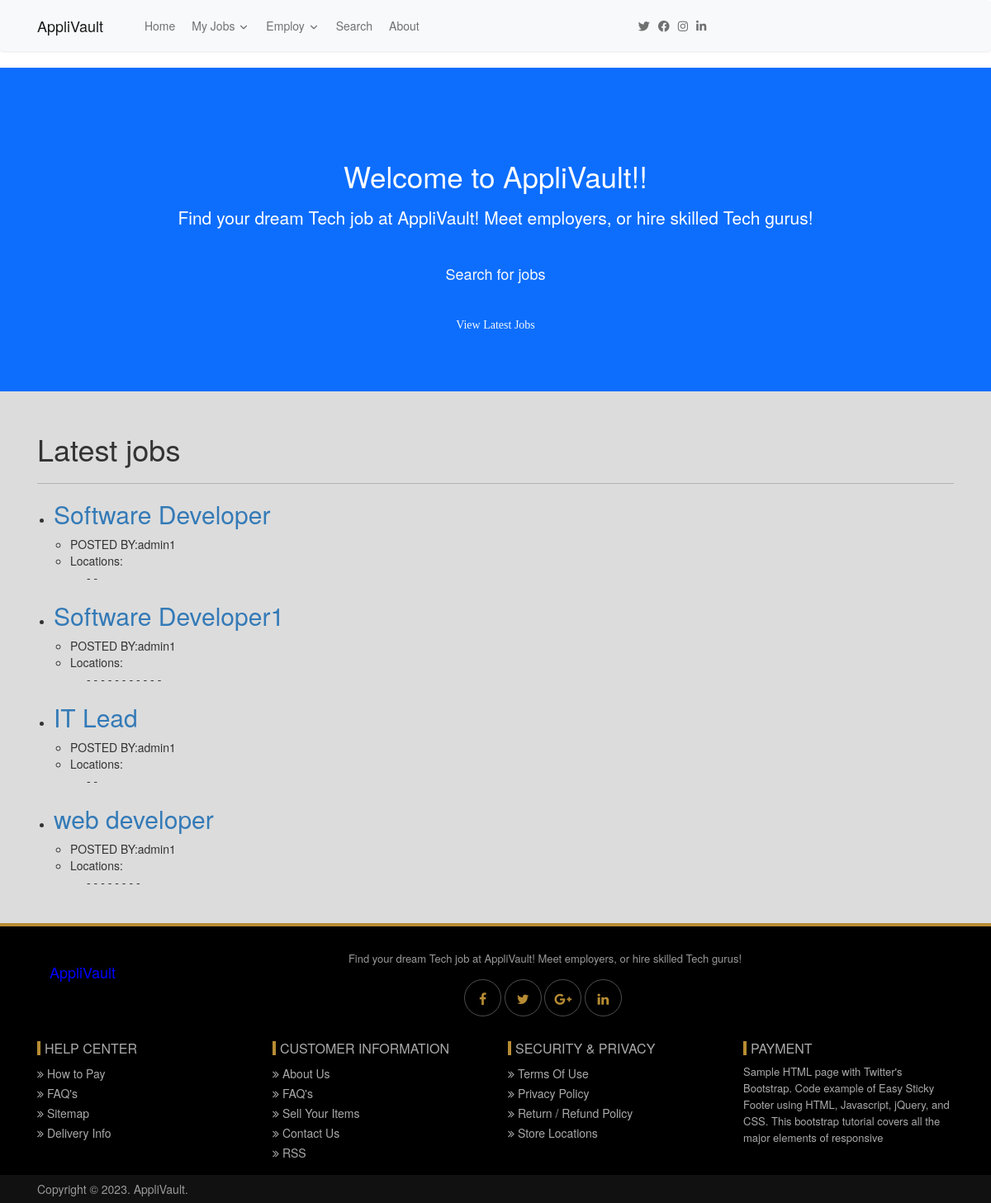
The app's page /, older data.
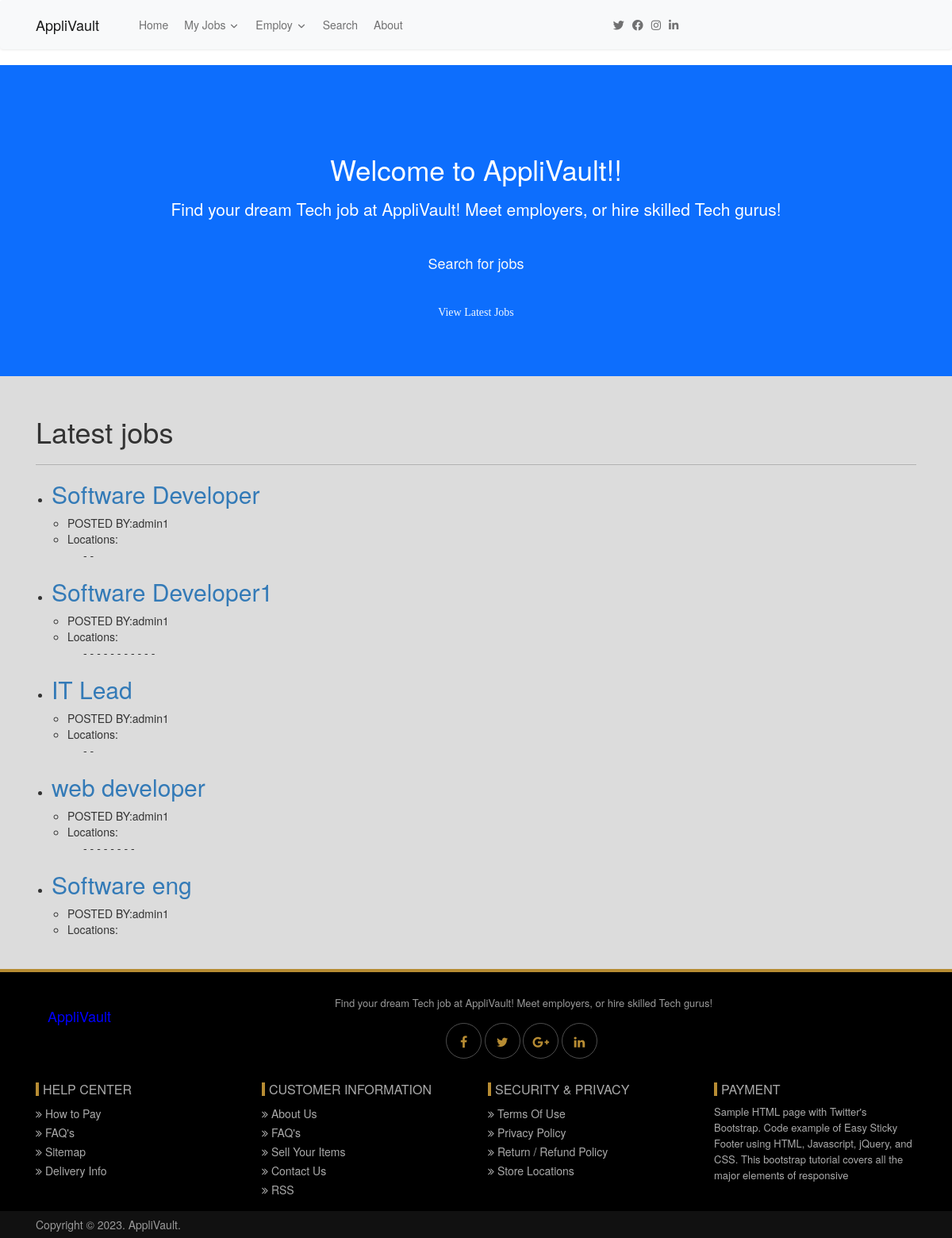
The same page, newer data.
### job/models.py (models this page shows, shortened)
class Job(models.Model):
    job_name = models.CharField(max_length=125)
    job_poster = models.ForeignKey(User, on_delete=models.CASCADE, null=True)
    company_name = models.CharField(max_length=100, blank=True, null=True)
    company_website_link = models.CharField(max_length=500, blank=True, null=True)
    job_location = CountryField(blank_label="(Select Countries)",multiple=True, blank=True)
    job_alternative_location = models.CharField(max_length=250, blank=True, null=True)
    EXPERIENCE_LEVEL_CHOICES = (
        ('Internship', 'Internship'),
        ('Entry Level', 'Entry Level'),
        ('Associate', 'Associate'),
        ('Mid-Senior Level', 'Mid-Senior Level'),
        ('Senior Level', 'Senior Level'),
        ('Director', 'Director'),
        ('Executive', 'Executive')
    )
    experience_level = MultiSelectField(max_length=125, choices=EXPERIENCE_LEVEL_CHOICES, blank=True)
    JOB_TYPE_CHOICES = (
        ('Remote', 'Remote'),
        ('On-site', 'On-site'),
        ('Hybrid', 'Hybrid')
    )
    job_type = MultiSelectField(max_length=125, choices=JOB_TYPE_CHOICES, blank=True)
    job_details = CKEditor5Field(null=True, blank=True)
    job_salary = models.CharField(max_length=100, blank=True, null=True)
    job_application_link = models.CharField(max_length=125, blank=True, null=True)

### core/views.py (the view)
# urls.py: path('', views.index, name='index'),
def index(request):
    jobs = Job.objects.all()
    return render(request, "core/index.html", {
        'jobs': jobs,
    })

### core/templates/core/index.html (shortened to what this page needs)
{% extends 'core/base.html' %}
{% block content %}
<div  style="background-color: gainsboro;">
   <div class="py-5 text-center text-white bg-primary">
      <div class="container py-5">
         <div class="row py-5">
               <div class="mx-auto col-lg-10">
                  <h1 class="display-4 mb-4 ">Welcome to AppliVault!!</h1>
                  <p class="lead mb-5">Find your dream Tech job at AppliVault! Meet employers, or hire skilled Tech gurus!</p> <a href="{% url 'search' %}" class="btn btn-lg btn-outline-light mx-1">Search for jobs</a>
               </div>
         </div>
         <p style="font-family: cursive;"><a href="#latest_jobs" style="text-decoration: none; color: aliceblue;">View Latest Jobs</a></p>
      </div>
   </div>
   <div class="container py-5">
      <h1 id="latest_jobs">Latest jobs</h1>
      <hr>
      {% for job in jobs %}
         <ul>
            <li>
               <a href="{% url 'job_details' job.id %}" target="_blank"><h2>{{ job.job_name }}</h2></a>
               <ul>
                  <li>POSTED BY:{{ job.job_poster }}</li>
                  <li>Locations:</li>
                     <ul>
                        {% for location in job.job_location %}
                           -{{ location.name }}
                        {% endfor %}
                     </ul>
               </ul>
            </li>
         </ul>
      {% endfor %}
   </div>
</div>
{% endblock %}

Row changes from the older to the newer data that the page shows:
added Job: job_name "Software eng", job_poster "admin1"
